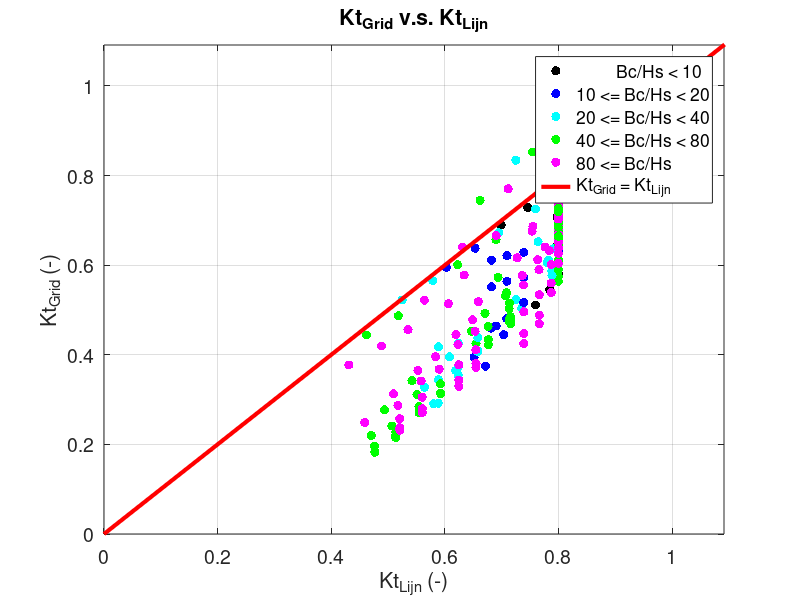

This chart was generated by the following MATLAB code:
% Plot Kt_Grid v.s. Kt_Lijn
load('Grid-model/var');

% Set bc = true for sorting on Bc, bc = false -> sort on Bc/Hs
bc = false;%true 

% Plot intervals for legend
if bc
    a = Bc; % Bc as interval
else
    a = [10, 20, 40, 80];
    %a = [5, 8, 10, 20];
    %a = [12, 25, 50, 80];
    %a = [2, 5, 10, 20];
    %a = [20, 40, 60, 80];
end

N = irun-1;
n = N /length(Bc);

Bc_rel = zeros(length(Bc),n);

if bc
    range = ones(length(hs)); % Bc as interval
else
    range = hs;
end

for m=1:length(alpha)
    for i=1:length(Bc)
        index = 1;
        for j = 1:length(hs)
            for k =1:length(tp)
                for l = 1:length(level)
                    Bc_rel(i, index)= Bc(i)/range(j);
                    index = index + 1;
                end
            end
        end
    end
end


%store kt per plot interval
Kt_Grid_range = zeros(length(a)+1,N);
Kt_Lijn_range = zeros(length(a)+1,N);

%Plots
% Line specifications
%{
spec1 = 'pr-';
spec2 = 'xg-';
spec3 = 'ob-';
spec4 = 'dm-';
spec5 = '+k-';
%}
%{
spec1 = 'pk'; 
spec2 = 'pb';
spec3 = 'pc';
spec4 = 'pg';
spec5 = 'pm';
%}
spec1 = '.k'; 
spec2 = '.b';
spec3 = '.c';
spec4 = '.g';
spec5 = '.m';
linewidth=20;
markersize=20;
thinDown = 1;
tot = 0;
check = false;
a1 = 0; a2 =0; a3 =0; a4 =0; a5 =0; 
figure();
for i=1:length(Bc)
    check = false;
    for j=1:n
        if rand < thinDown
            for z5=1:1
                if bc
                    check = (Bc_rel(i, j) == a(5)); %Bc as range
                else
                    check = (Bc_rel(i, j) >= a(4));
                end
                if check
                        p5 = plot(Kt_Lijn(i,j), Kt_Grid(i,j), spec5, 'linewidth', linewidth,'markersize',markersize);
                        hold on;
                        Kt_Grid_range(5,j) = Kt_Grid(i,j);
                        Kt_Lijn_range(5,j) = Kt_Lijn(i,j);
                        a5 = a5 + 1;
                        tot = tot + 1;
                        check = false;
                end
            end

            for z4=1:1
                if bc
                    check = (Bc_rel(i, j) == a(4)); %Bc as range
                else
                    check = (Bc_rel(i, j) < a(4) && Bc_rel(i, j)>= a(3));
                end
                if check
                        p4 = plot(Kt_Lijn(i,j), Kt_Grid(i,j), spec4, 'linewidth', linewidth,'markersize',markersize);
                        hold on;
                        Kt_Grid_range(4,j) = Kt_Grid(i,j);
                        Kt_Lijn_range(4,j) = Kt_Lijn(i,j);
                        a4 = a4 + 1;
                        tot = tot + 1;
                        check = false;
                end
            end

            for z3=1:1
                if bc
                    check = (Bc_rel(i, j) == a(3)); %Bc as range
                else
                    check = (Bc_rel(i, j) < a(3) && Bc_rel(i, j) >= a(2));
                end
                if check
                        p3 = plot(Kt_Lijn(i,j),  Kt_Grid(i,j), spec3, 'linewidth', linewidth,'markersize',markersize);
                        hold on;
                        Kt_Grid_range(3,j) = Kt_Grid(i,j);
                        Kt_Lijn_range(3,j) = Kt_Lijn(i,j);
                        a3 = a3 + 1;
                        tot = tot + 1;
                        check = false;
                end
            end

            for z2=1:1
                if bc
                    check = (Bc_rel(i, j) == a(2)); %Bc as range
                else
                    check = (Bc_rel(i, j) < a(2) && Bc_rel(i, j) >= a(1));
                end
                if check
                        p2 = plot(Kt_Lijn(i,j),  Kt_Grid(i,j), spec2, 'linewidth', linewidth,'markersize',markersize);
                        hold on;
                        Kt_Grid_range(2,j) = Kt_Grid(i,j);
                        Kt_Lijn_range(2,j) = Kt_Lijn(i,j);
                        a2 = a2 + 1;
                        tot = tot + 1;
                        check = false;
                end
            end

            for z1=1:1
                if bc
                    check = (Bc_rel(i, j) == a(1)); %Bc as range
                else
                    check = (Bc_rel(i, j) < a(1));
                end
                if check
                        p1 = plot(Kt_Lijn(i,j),  Kt_Grid(i,j), spec1, 'linewidth', linewidth,'markersize',markersize);
                        hold on;
                        Kt_Grid_range(1,j) = Kt_Grid(i,j);
                        Kt_Lijn_range(1,j) = Kt_Lijn(i,j);
                        a1 = a1 + 1;
                        tot = tot + 1;
                        check = false;
                end
            end
        end
    end
end

%disp(['Total plotted (should be 700): ' num2str(tot)]);
Kt_max = max(max(max(Kt_Grid)), max(max(Kt_Lijn)));
x = linspace(0,2,2);
grid on;
ylabel('Kt_{Grid} (-)')
xlabel('Kt_{Lijn} (-)');
p6 = plot(x, x, 'r-', 'linewidth', 3);hold on;
title('Kt_{Grid} v.s. Kt_{Lijn}')
set(gca,'fontsize',14)

legendInfo = {};
if bc
    for i=1:length(Bc)
          legendInfo{i} =['Bc = ' num2str(Bc(i)) 'm'];
    end
else
    legendInfo{1} = ['          Bc/Hs < ' num2str(a(1))];
    for i=2:length(a)
          legendInfo{i} =[num2str(a(i-1)) ' <= Bc/Hs < ' num2str(a(i))];
    end
    i = i + 1;
    legendInfo{i} = [num2str(a(length(a))) ' <= Bc/Hs' ];
end
legendInfo{length(legendInfo)+1} = 'Kt_{Grid} = Kt_{Lijn}';

legend([p1,p2,p3,p4,p5,p6], legendInfo, 'Location', 'best');
hold off;
set(gca,'ylim',[0, max(max(Kt_Grid))+0.1])
set(gca,'xlim',[0, max(max(Kt_Grid))+0.1])


%MSE:
rmse_total = power(immse(Kt_Grid,Kt_Lijn),0.5);
disp(['Total Root Mean-Squared Error: ' num2str(rmse_total)])

if bc
    rmse = zeros(length(Bc),1);
    for i=1:length(rmse)
        index = 0;
        for j=1:N
            if (Kt_Grid_range(i,j) ~=0)
                rmse(i) = rmse(i)+ (Kt_Grid_range(i,j)-Kt_Lijn_range(i,j))^2;
                index = index + 1;
                %mse(i) = immse(Kt_Grid_range(i,:),(Kt_Lijn_range(i,:)));
            end
        end
        rmse(i) = power(rmse(i)/index,0.5);
    end
else
    rmse = zeros(length(a)+1,2);
    for i=1:length(a)+1
        index = 0;
        for j=1:N
            if (Kt_Grid_range(i,j) ~=0)
                rmse(i) = rmse(i)+ (Kt_Grid_range(i,j)-Kt_Lijn_range(i,j))^2;
                index = index + 1;
                %mse(i) = immse(Kt_Grid_range(i,:),(Kt_Lijn_range(i,:)));
            end
        end
        rmse(i,1) = power(rmse(i)/index,0.5);
        rmse(i,2) = eval(['a' num2str(i)]);
      
    end
end


disp('Root Mean-Squared Error per range: ');
num2str(rmse)

%scatter(Kt_Grid(1,:),Kt_Lijn(1,:))
